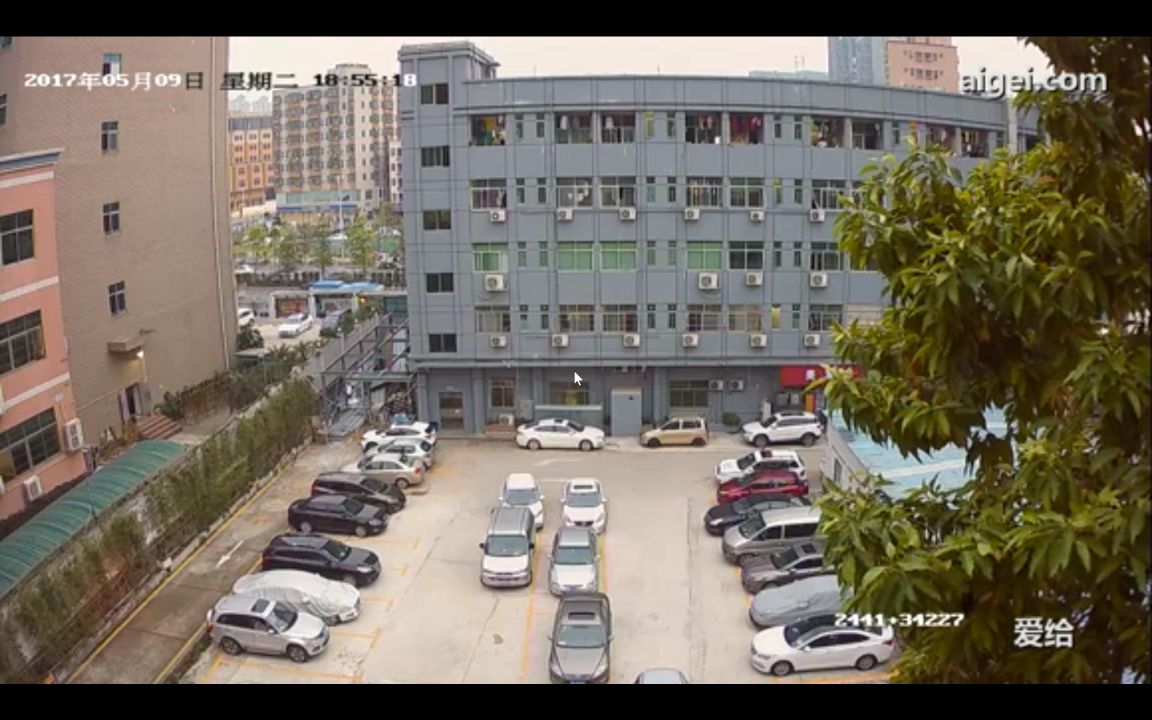
#> input picture DeepLearning/Code/test_read_osd/record - frame at 0m2s.jpg, 2304 x 1440 px, given in place of record.mp4, which was not available (shown at 1/2 size)
$ python test_read_osd.py
#> lines starting #> are read from the running program, lines starting #| are printed output that depends on the picture; after the words box and inside, x2 and y2 are one past the last pixel; in counts of white or black regions, pixels touching at a corner belong together; pictures that were not available may be replaced by others from this repository, and a replacement may not be noted
import cv2
import pytesseract

# 配置Tesseract OCR路径
pytesseract.pytesseract.tesseract_cmd = r'D:\Program Files (x86)\Tesseract-OCR\tesseract.exe'  # 根据你的Tesseract OCR安装路径进行修改

# 打开视频文件或摄像头
video_source = "record.mp4"  # 替换为你的视频文件路径
# video_source = 0  # 用于从摄像头捕获

cap = cv2.VideoCapture(video_source)

# 获取视频的宽度和高度
width = int(cap.get(cv2.CAP_PROP_FRAME_WIDTH))
height = int(cap.get(cv2.CAP_PROP_FRAME_HEIGHT))

# 创建VideoWriter对象，指定输出视频文件的编解码器和帧率
fourcc = cv2.VideoWriter_fourcc(*"mp4v")  # 使用MP4编解码器
out = cv2.VideoWriter("output_video.mp4", fourcc, 30, (20, 45), isColor=False)

# 设置识别配置
config = r'--oem 1 --psm 6 tessedit_char_whitelist=0123456789'

while cap.isOpened():
    # 读取视频帧
    ret, frame = cap.read()
#> frame is the input picture: shape (1440, 2304, 3); mean B, G, R 95.5, 107.9, 116
    if not ret:
        break

    # 将帧转换为灰度图像
    gray = cv2.cvtColor(frame, cv2.COLOR_BGR2GRAY)
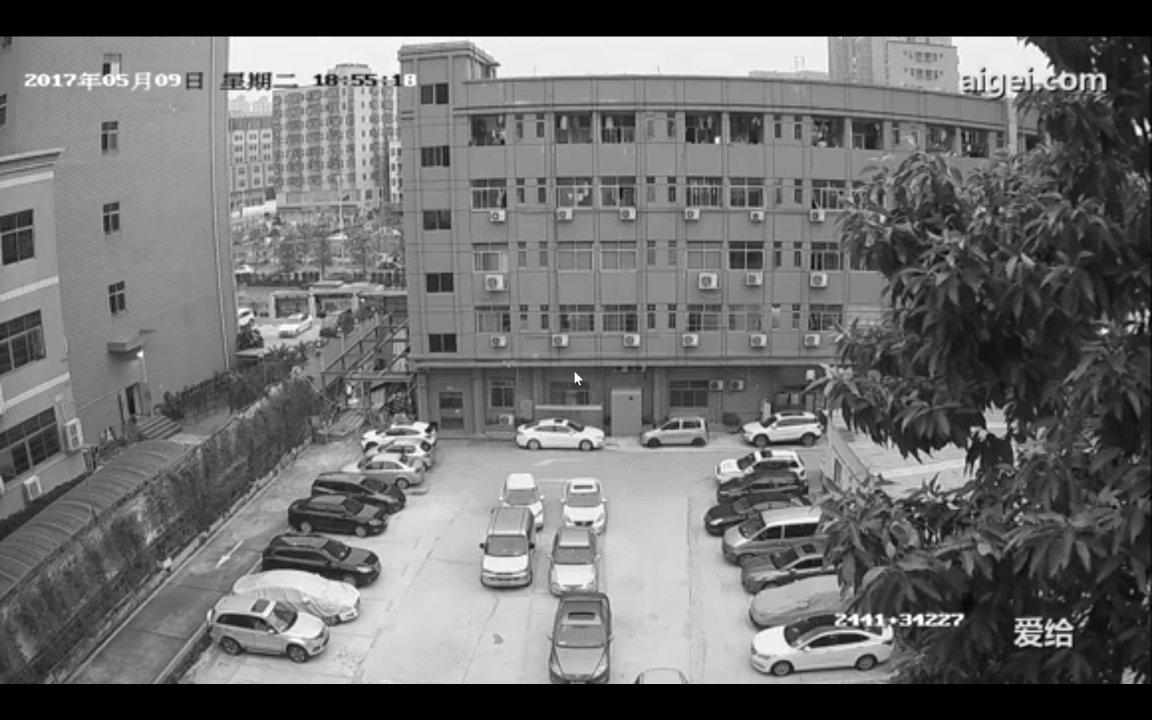
#> gray: shape (1440, 2304) (shown at 1/2 size); min 0, max 255, mean 108.9

    # 应用二值化处理，根据背景颜色调整阈值
    _, binary = cv2.threshold(gray, 190, 255, cv2.THRESH_BINARY_INV)
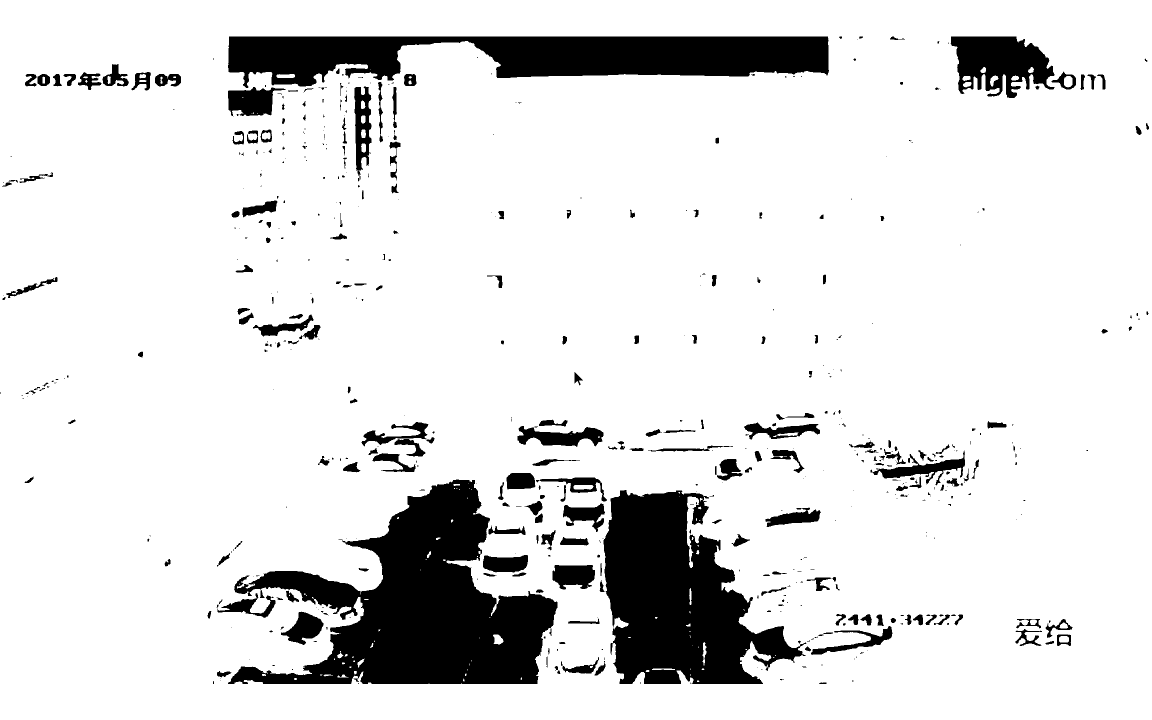
#> binary: shape (1440, 2304) (shown at 1/2 size); 87.9% white; 577 black regions (323 under 20 px), largest, box (x1, y1, x2, y2) and area: (456, 959, 1115, 1368) 126440, (1207, 980, 1613, 1368) 91772, (456, 73, 1658, 176) 81537

    # 使用形态学操作消除噪声和毛刺
    kernel = cv2.getStructuringElement(cv2.MORPH_RECT, (3, 3))
    binary = cv2.morphologyEx(binary, cv2.MORPH_CLOSE, kernel)
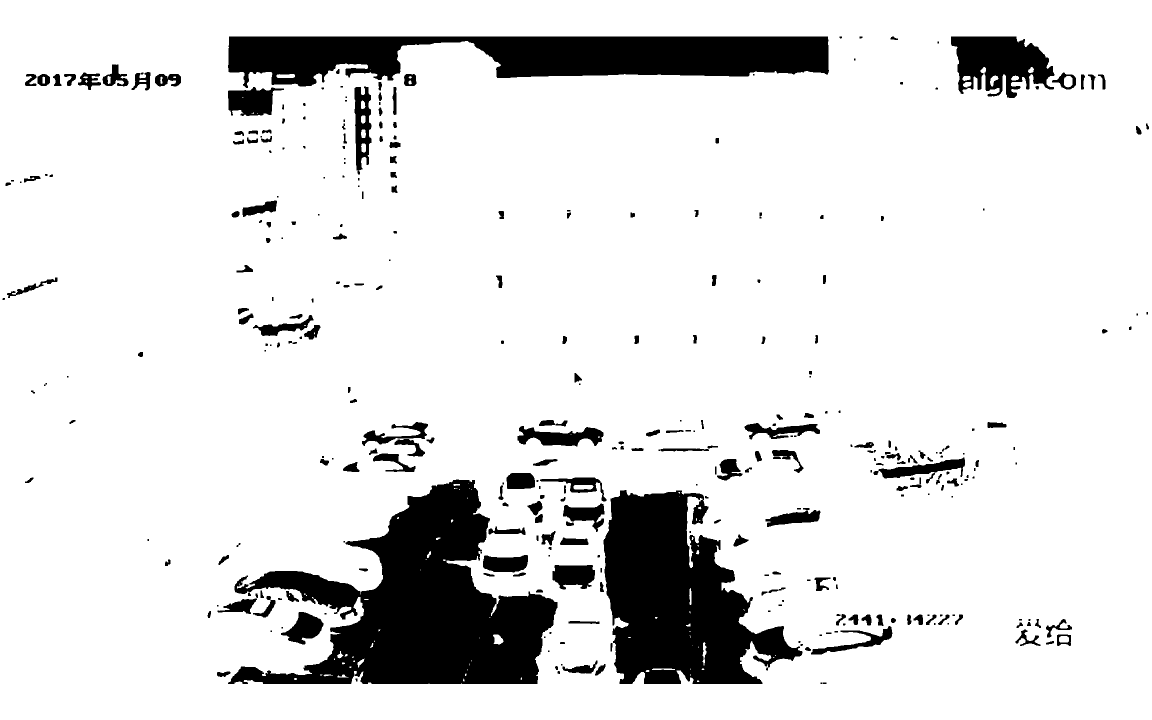
#> binary: shape (1440, 2304) (shown at 1/2 size); 88% white; 354 black regions (90 under 20 px), largest, box (x1, y1, x2, y2) and area: (456, 959, 1115, 1368) 126193, (1207, 980, 1605, 1368) 91487, (456, 73, 1658, 176) 81507

    # 查找轮廓并绘制边界矩形
    # contours, _ = cv2.findContours(binary, cv2.RETR_EXTERNAL, cv2.CHAIN_APPROX_SIMPLE)
    # for contour in contours:
    #     x, y, w, h = cv2.boundingRect(contour)
    #
    #     cv2.rectangle(frame, (x, y), (x + w, y + h), (0, 255, 0), 2)
    #
    #     # 提取OSD信息的子图像
    #     osd_image = gray[y:y+h, x:x+w]
    #
    #     # 使用Tesseract OCR将OSD信息转换为数字
    #     osd_text = pytesseract.image_to_string(osd_image, lang='chi_sim')
    #     print(f"OSD Text: {osd_text}, x: {x}, y:{y}, w: {w}, h: {h}")

    x = 41
    y = 136
    w = 361 - 41
    h = 181 - 136
    cv2.rectangle(frame, (x, y), (x + w, y + h), (0, 255, 0), 2)
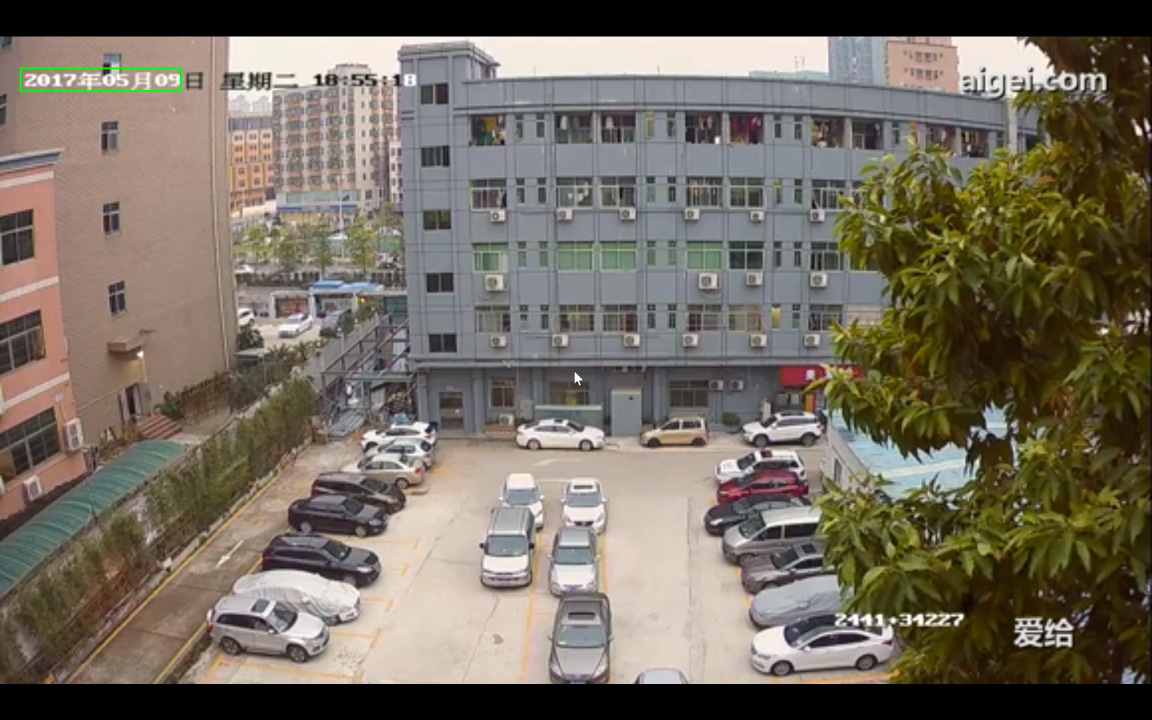
#> frame: shape (1440, 2304, 3) (shown at 1/2 size); 0.07% of pixels changed, all inside (x1, y1, x2, y2) = (40, 135, 363, 183)

    # 提取OSD信息的子图像
    osd_image = binary[y:y+h, x:x+w]
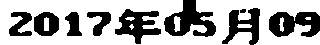
#> osd_image: shape (45, 320); 67.2% white; 9 black regions, largest, box (x1, y1, x2, y2) and area: (164, 0, 216, 37) 1007, (269, 12, 320, 37) 891, (115, 9, 161, 44) 807

    # 使用Tesseract OCR将OSD信息转换为数字
#> (the run stopped early here; a loop or call above may not have finished)
